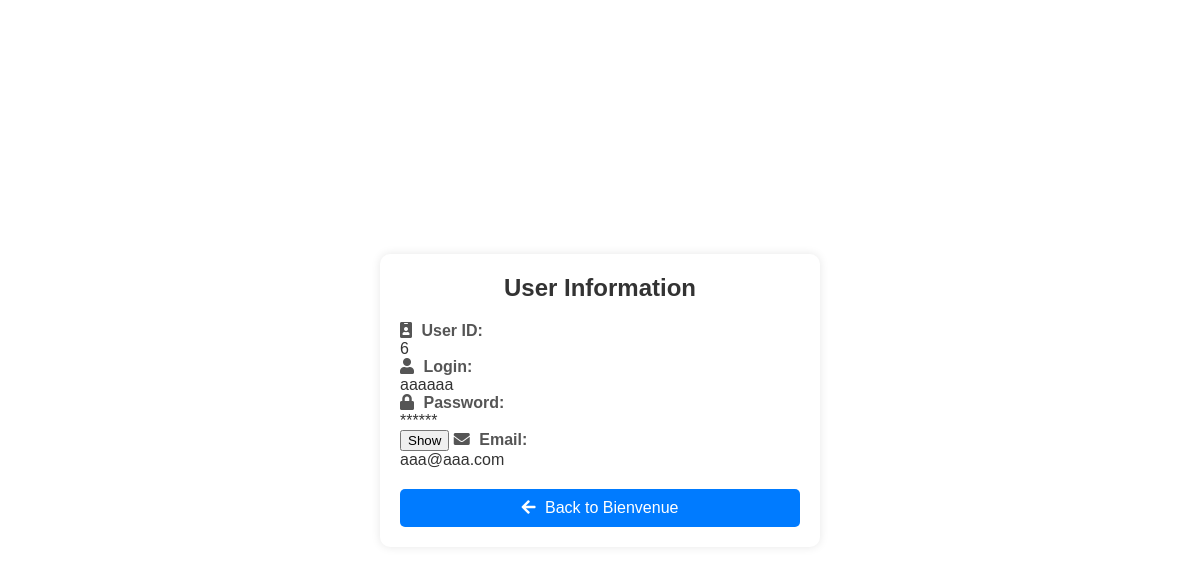
Page /aa/user.php?idu=6 on the committed database.
### tables this page shows
CREATE TABLE `utilisateurs` (
  `idu` int(11) NOT NULL,
  `login` varchar(255) NOT NULL,
  `mdp` varchar(255) NOT NULL,
  `email` varchar(255) NOT NULL,
  `type` varchar(50) NOT NULL DEFAULT 'normal',
  `last_activity` datetime DEFAULT NULL
);

### aa/database.php (called while the page is built, shortened)
<?php
class Database {
    private $servername = "localhost";
    private $username = "root";
    private $password = "";
    private $dbname = "form";
    private $conn;
    public function __construct() {
        $this->conn = new mysqli($this->servername, $this->username, $this->password, $this->dbname);
    }
    public function getUserInformation($userId) {
        $sql = "SELECT * FROM utilisateurs WHERE idu = $userId";
        $result = $this->conn->query($sql);
        if ($result && $result->num_rows > 0) {
            return $result->fetch_assoc();
        } else {
            return false;
        }
    }
}
?>

### aa/user.php (the view, shortened to what this page needs)
<?php
include 'database.php';
$userId = isset($_GET['idu']) ? $_GET['idu'] : null;
$database = new Database();
$userInfo = $database->getUserInformation($userId);
?>
<!DOCTYPE html>
<html lang="en">
<head>
    <link rel="stylesheet" href="https://cdnjs.cloudflare.com/ajax/libs/font-awesome/5.15.4/css/all.min.css">
</head>
<body>
    <div class="container">
        <h1>User Information</h1>
        <div class="user-info">
            <?php if(isset($userInfo) && !empty($userInfo)): ?>
                <label><i class="fas fa-id-badge"></i> User ID:</label>
                <p><?php echo $userInfo['idu']; ?></p>
                <label><i class="fas fa-user"></i> Login:</label>
                <p><?php echo $userInfo['login']; ?></p>
                <label><i class="fas fa-lock"></i> Password:</label>
                <p id="password"><?php echo str_repeat('*', strlen($userInfo['mdp'])); ?></p>
                <button class="show-password-btn" onclick="togglePassword()">Show</button>
                <label><i class="fas fa-envelope"></i> Email:</label>
                <p><?php echo $userInfo['email']; ?></p>
            <?php else: ?>
                <p>User information not available.</p>
            <?php endif; ?>
        </div>
        <a href="bienvenu.php" class="back-btn"><i class="fas fa-arrow-left"></i> Back to Bienvenue</a>
    </div>
</body>
</html>

### aa/user.php (style rules this page uses)
body { font-family: Arial, sans-serif; background-image: url('parc.jpg'); background-size: cover; background-repeat: no-repeat; margin: 0; padding: 0; display: flex; justify-content: center; align-items: center; height: 100vh; }
.container { background-color: #fff; border-radius: 10px; box-shadow: 0 0 10px rgba(0, 0, 0, 0.1); padding: 20px; max-width: 400px; width: 100%; }
.container h1 { margin: 0 0 20px; font-size: 24px; text-align: center; color: #333; }
.user-info { margin-bottom: 20px; }
.user-info label { font-weight: bold; margin-bottom: 5px; color: #555; }
.user-info p { margin: 0; color: #333; }
.back-btn { display: block; text-align: center; text-decoration: none; color: #fff; background-color: #007bff; border: none; border-radius: 5px; padding: 10px 20px; font-size: 16px; transition: background-color 0.3s; }
.fas { margin-right: 5px; }

### rows in the picture
utilisateurs: idu "6", login "aaaaaa", mdp "******", email "aaa@aaa.com"
